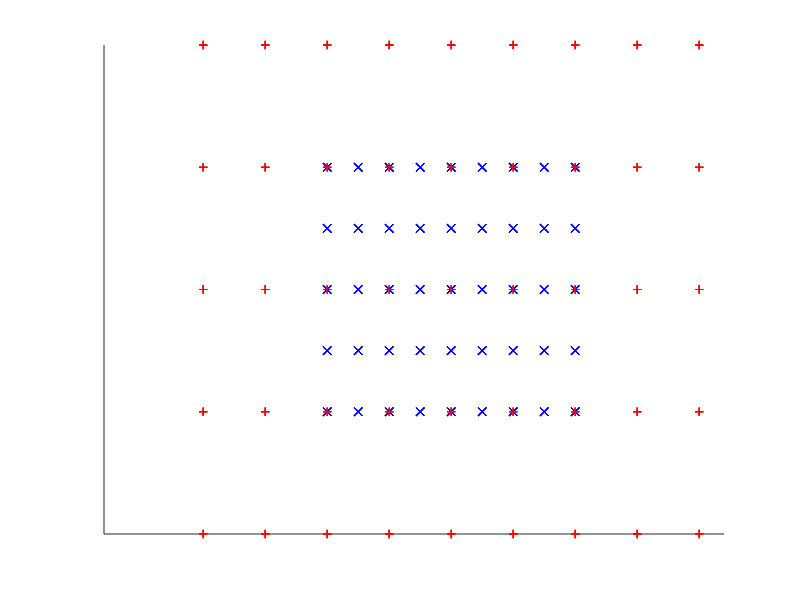

MATLAB code for this plot: (Note: this script raises an error after producing the figure.)
clear all, close all, clc


%%
m = 8;
n = 4;
len = 2;

offsetx = 0.2;
offsety = 0.5;

clr = {'bx', 'r+', 'ko'};

for lev = 1 : 2

    fac = 2^(lev-1); 
    
    % Grid spacing in both directions for current grid
    delta = len ./ m *fac;              
    
    % Offset in x direction for current grid
    offx = 2^(lev-1) * len/2 - len/2 + offsetx ;    
    
    % Offset in y direction for current grid
    offy = 2^(lev-1) * (n*len/m)/2 - (n*len/m)/2 + offsety ;
    
    xv = 0 : delta : (m) * delta;
    yv = 0 : delta : (n) * delta;
    
    xv = xv - offx;
    yv = yv - offy;
    
    
    figure(10), hold on
    
    for jj = 1 : length( xv )
   
        plot( xv(jj) * ones(length(yv)), yv, clr{lev} )
        
    end
    
    
end

figure(10), set(gca,'Xtick',[],'Ytick',[],'Xticklabels',[],'Yticklabels',[])
axis([min(xv)-1 max(xv)+1 min(yv)-1 max(yv) + 1])
box on
